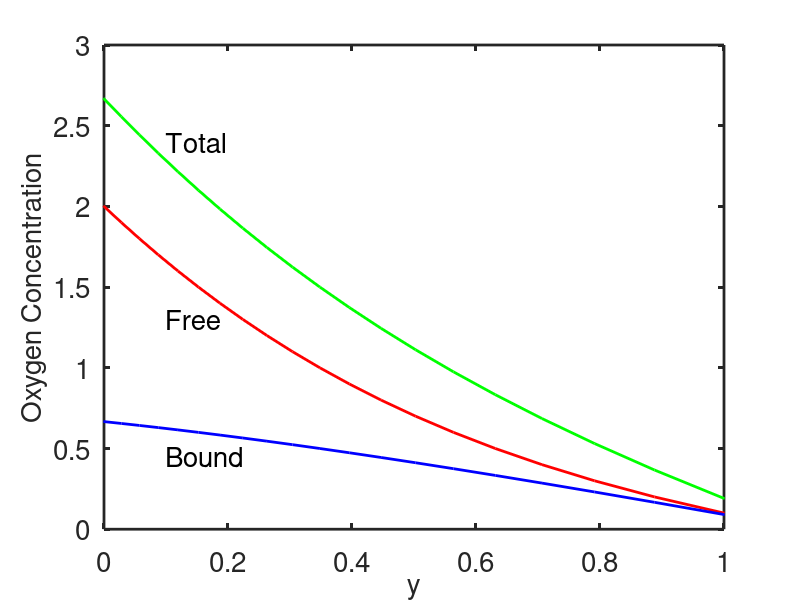
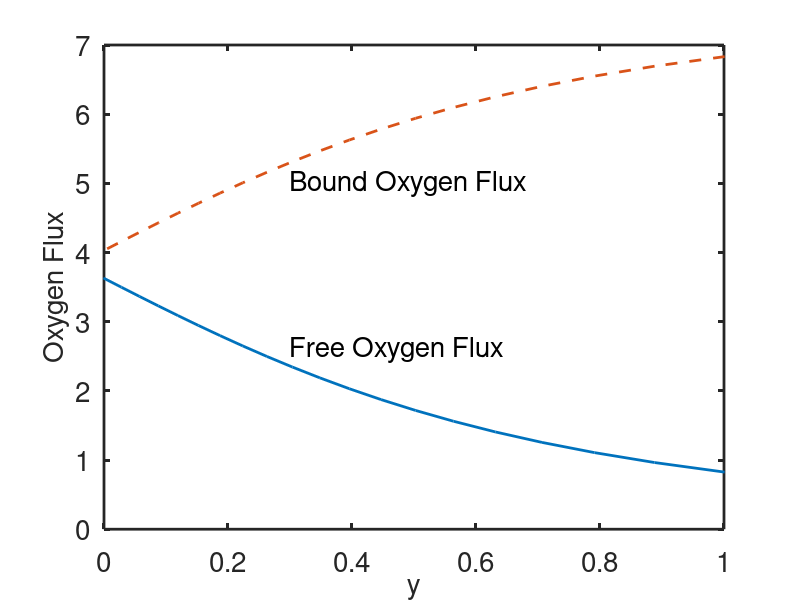
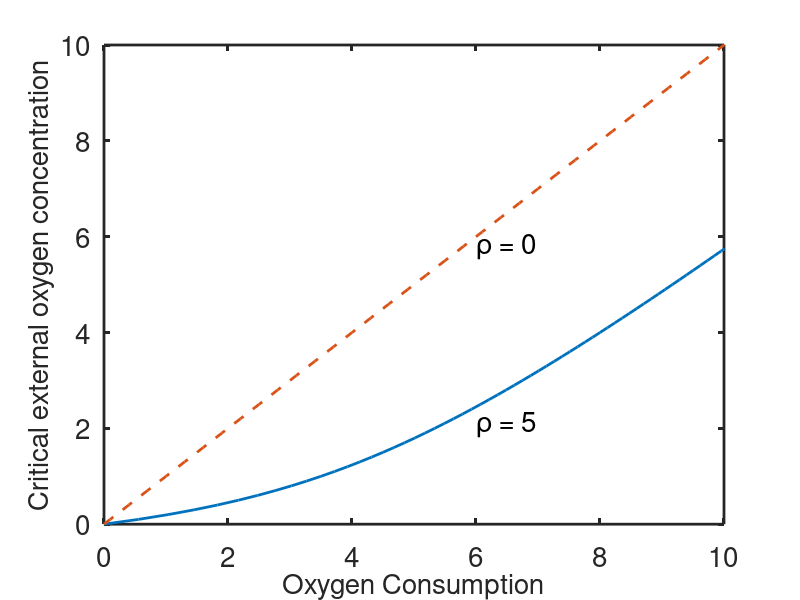
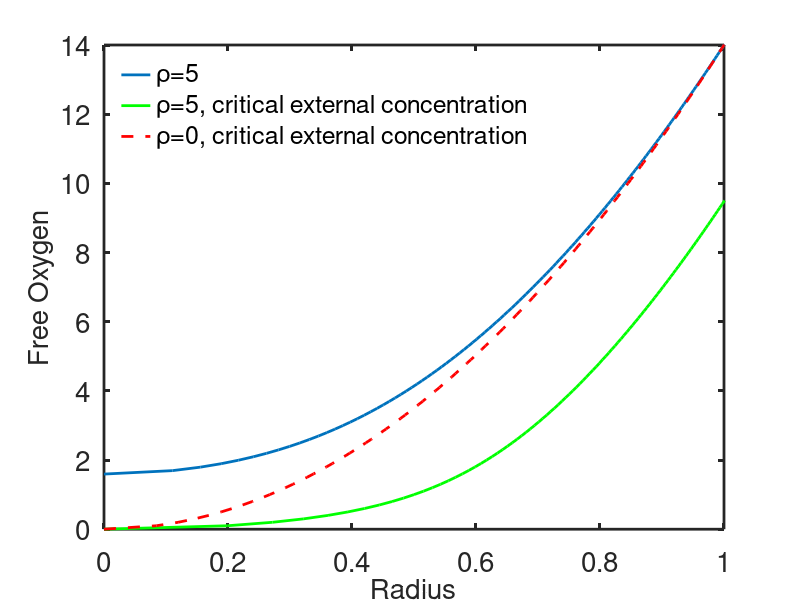

MATLAB code for these plots, in order:
% facilitated diffusion plots

set(0,                           ...
   'defaultaxesfontsize', 20,   ...
   'defaultaxeslinewidth', 2.0, ...
   'defaultlinelinewidth', 2.0);
 
 
%parameters
rho = 10;
s0 = 2;
sL = 0.1;
mu = 1/((1+s0)*(1+sL));

sig = [0:0.1:20];

u =  sig./(1+sig);

sig0 = s0+rho*s0/(1+s0);
fac = (1+mu*rho)*(s0-sL);
xi = -(sig+rho*u-sig0)/fac;
stot = sig+u;
sigp = fac*(1+sig).^2./(sig.^2+rho+2*sig+1);
up = sigp./(1+sig).^2;


figure(1)
plot(xi,sig,'r',xi,u,'b',xi,stot,'g','linewidth',2)
axis([0 1 0 3])
xlabel('y','fontsize',20)
ylabel('Oxygen Concentration','fontsize',20)
text(0.1,2.4,'Total','fontsize',20)
text(0.1,0.45,'Bound','fontsize',20)
text(0.1,1.3,'Free','fontsize',20)
 
figure(2)
plot(xi,sigp,xi,rho*up,'--','linewidth',2)
text(0.3,5,'Bound Oxygen Flux','fontsize',20)
text(0.3,2.6,'Free Oxygen Flux','fontsize',20)
axis([0 1 0 7])
xlabel('y','fontsize',20)
ylabel('Oxygen Flux','fontsize',20)
 
rho = 5;
gam = sig+rho*u;

figure(3)
plot(gam,sig,sig,sig,'--','linewidth',2)
axis([0 10 0 10])
xlabel('Oxygen Consumption','fontsize',20)
ylabel('Critical external oxygen concentration','fontsize',20)
text(6,2.1,'\rho = 5','fontsize',20)
text(6,5.8,'\rho = 0','fontsize',20)
 
r = rho;
g = 14;
xi = sqrt(gam/g);
xi0 = sqrt(sig/g);
s1 = g;
s0 = (-r-s1-1+sqrt(4*r*s1^2+r^2+6*r*s1+s1^2+2*r+2*s1+1))/(1+s1)/2;
sig0=[s0:0.1:20];
gam0 = sig0+rho*sig0./(1+sig0);

xi1 = sqrt(abs(gam0-s0-r*s0/(1+s0))/g);
figure(4)

plot(xi1,sig0,xi,sig,'g',xi0,sig,'r--','linewidth',2)
xlabel('Radius','fontsize',20)
ylabel('Free Oxygen','fontsize',20)
legend('boxoff')
legend('\rho=5','\rho=5, critical external concentration','\rho=0, critical external concentration', ...
    'Location','northwest')
,
axis([0 1 0 14])
 